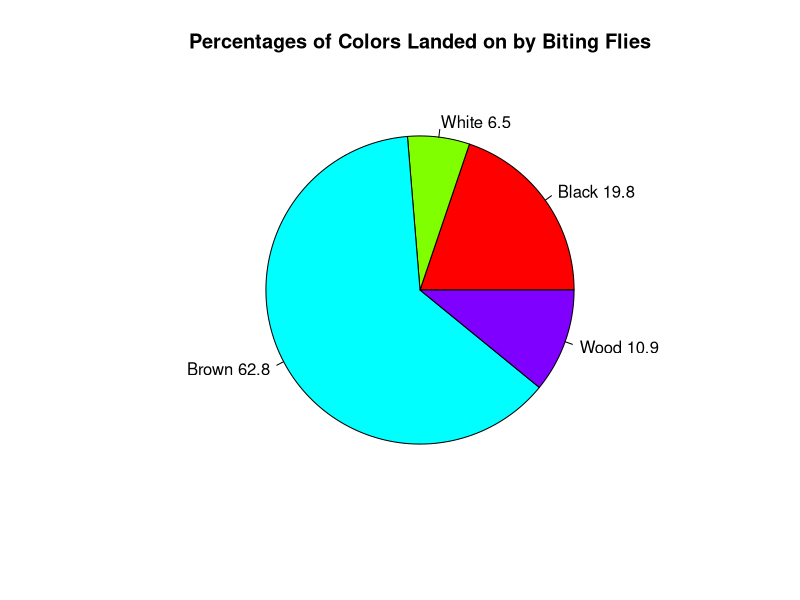

This figure's R source:
setwd('~/Desktop/Evolution/Tasks/Project')
Data<- read.csv('flylanding_experiments.csv')
head(Data)
#Biting flies are more attracted to brown coated animals
GZ=c(177,60,0)
PZ=c(187,59,0)
IM=c(0,0,1155)
Wood=c(0,0,195)
data.table=rbind(GZ,PZ,IM,Wood)
data.table
chisq.test(data.table)
#for a 95% CI with df=6 the theoretical value is 1.635; the calculated
#Chi-Squared analysis value is 1833.4 so we reject the null hypothesis. 
#This shows that the results were NOT due to random chance. 
slices<- c(19.8,6.5,62.8,10.9)
lbls<- c("Black","White","Brown","Wood")
pct<-(slices/sum(slices)*100)
lbls<- paste(lbls,pct)
pie(slices,labels=lbls,col=rainbow(length(lbls)),main="Percentages of Colors Landed on by Biting Flies")
